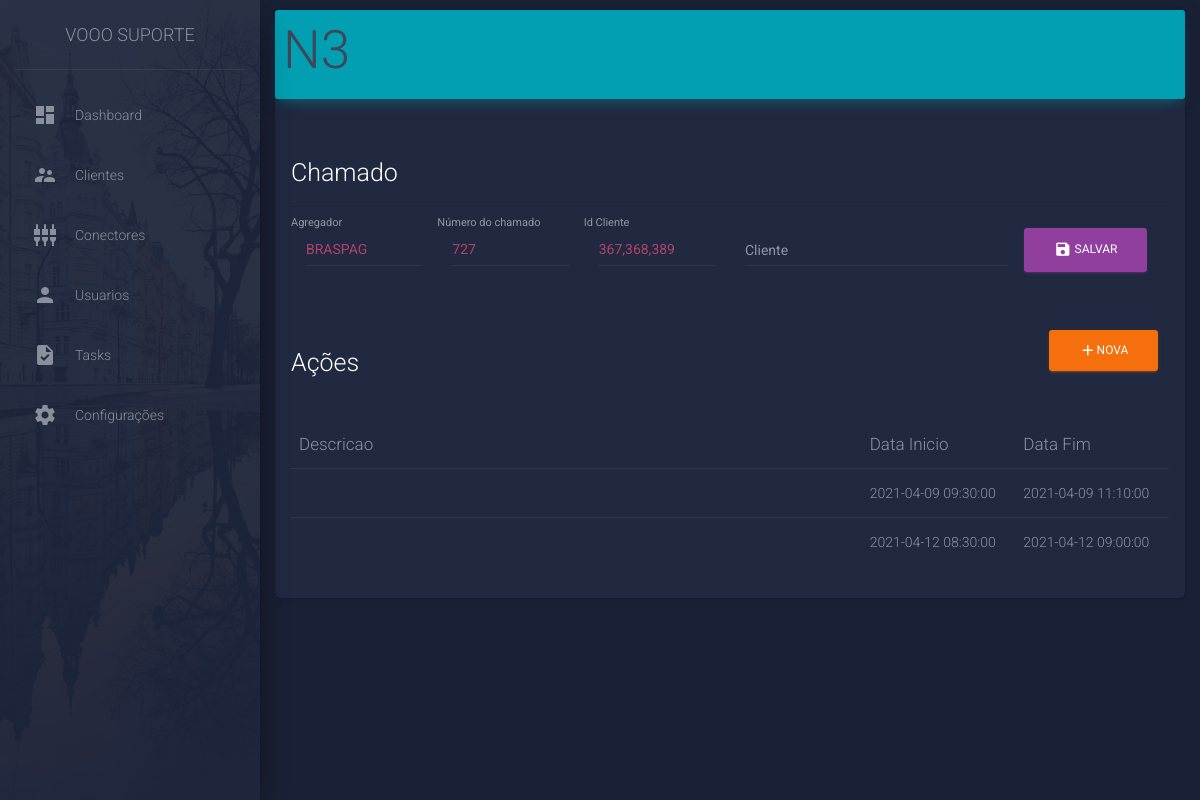
Page /task/24 on the earlier database version.
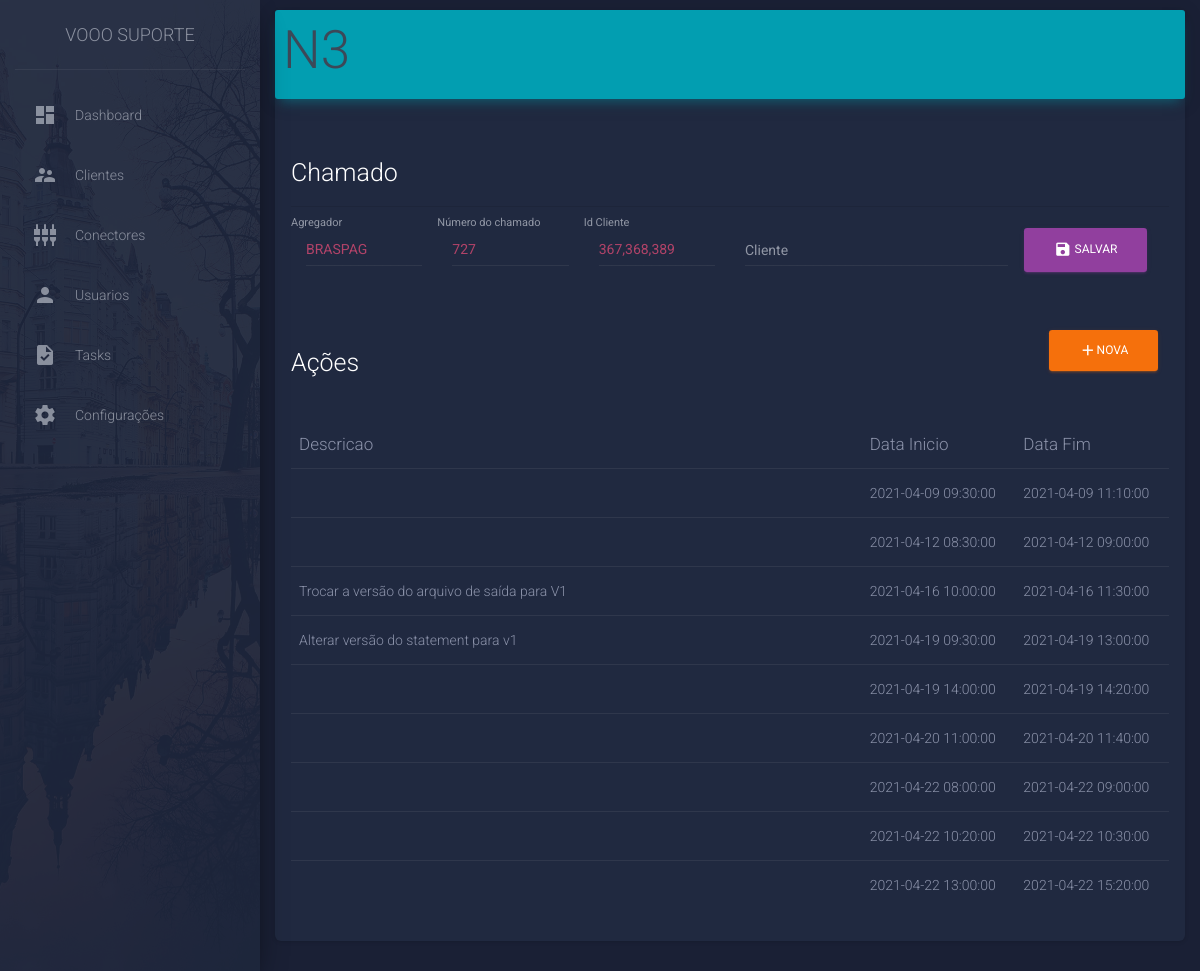
Same page on the later database version.
### model/ModelSqlite.py (models this page shows, shortened)
class TaskType(db.Model):
    __tablename__ = 'tasktype'
    id = Column(INTEGER, primary_key=True)
    name = Column(String, nullable=False, default='')

class Order(db.Model):
    __tablename__ = 'order'
    id = Column(INTEGER, primary_key=True)
    number = Column(INTEGER, nullable=False, default='0')
    client_name = Column(String)
    client_id = Column(String)
    aggregator = Column(String)

class Action(db.Model):
    __tablename__ = 'action'
    id = Column(INTEGER, primary_key=True)
    description = Column(String, nullable=False, default='')
    init = Column(DATETIME, default=datetime.now())
    finish = Column(DATETIME, nullable=True)
    finished = Column(BOOLEAN, nullable=False, default=False)
    task_id = Column(INTEGER, ForeignKey('task.id'))

### __main__.py (the view)
@app.route('/task/<int:id>')
def task(id: int):
    task = taskDao.load_by_id(id)
    if not task:
        return render_template(locate_html('error'), msg='Tarefa não encontrada')
    is_n3 = task.task_type.name == "N3"
    task.running = any([not action.finished for action in task.actions])
    return render_template(locate_html('task'), task=task, isN3=is_n3)

### __main__.py (called while the page is built)
def locate_html(page: str) -> str:
    return f'pages/{page}.html'

### model/TaskDao.py (called while the page is built)
def load_by_id(id: int):
    return Task.query.filter(Task.id == id).first()

### template/pages/task.html (shortened to what this page needs)
{% extends "layout/layout.html" %}
{% block content %}
<nav class="navbar navbar-light bg-info">
  <p class="h1 title pl-2">{{task.task_type.name}}</p>
</nav>
<div class="p-3">
  {% if isN3 %}
  <div>
    <p class="h3 text-white">Chamado
      <hr>
    </p>
    <form class="row" action="/addOrder/" method="POST">
      <div class="form-group col-2">
        <label for="aggregator" class="bmd-label-floating">Agregador</label>
        <input type="text" class="form-control" id="aggregator" name="aggregator" value="{{task.order.aggregator}}">
      </div>
      <div class="form-group col-2">
        <label for="orderNumber" class="bmd-label-floating">Número do chamado</label>
        <input type="number" class="form-control" id="orderNumber" name="orderNumber" value="{{task.order.number}}">
      </div>
      <div class="form-group col-2">
        <label for="clientId" class="bmd-label-floating">Id Cliente</label>
        <input type="text" class="form-control" id="clientId" name="clientId" value="{{task.order.client_id}}">
      </div>
      <div class="form-group col-4">
        <label for="clientName" class="bmd-label-floating">Cliente</label>
        <input type="text" class="form-control" id="clientName" name="clientName" value="{{task.order.client_name}}">
      </div>
      <button type="submit" class="btn btn-primary"> <i class="material-icons">save</i> Salvar </button>
    </form>
  </div>
  {% endif %}
  <div class="mt-5">
    <div class="row">
      <div class="col-10 h3 text-white">Ações </div>
      <div class="col">
        {% if task.running %}
        <button type="button" class="btn btn-success" data-toggle="modal" data-target="#modalFinalize"
          aria-expanded="false" aria-controls="formAction" onclick="setNow()">
          <i class="material-icons">thumb_up</i>Finalizar
        </button>
        {% else %}
        <button type="button" class="btn btn-warning" data-toggle="modal" data-target="#modalNewAction"
          aria-expanded="false" aria-controls="formAction" onclick="setNow()">
          <i class="material-icons">add</i>Nova
        </button>
        {% endif %}
      </div>
    </div>
    <table class="table">
      <thead class=" text-primary">
        <th>Descricao</th>
        <th>Data Inicio</th>
        <th>Data Fim</th>
      </thead>
      <tbody>
        {% for action in task.actions %}
        <tr>
          <td style="width: 65%;">{{ action.description }}</td>
          <td>{{ action.init }}</td>
          <td> {{action.finish if action.finish}} </td>
        </tr>
        {% endfor %}
      </tbody>
  </div>
</div>
{% endblock %}

### template/layout/layout.html (shortened to what this page needs)
<!DOCTYPE html>
<html lang="pt-br">
<head>
  <link rel="stylesheet" href="https://maxcdn.bootstrapcdn.com/font-awesome/latest/css/font-awesome.min.css">
  <link href="{{url_for('static', filename='assets/css/material-dashboard.css')}}" rel="stylesheet" />
  <link href="{{ url_for('static', filename='assets/demo/demo.css') }}" rel="stylesheet" />
</head>
<body class="dark-edition">
  <div class="wrapper ">
    <div class="sidebar" data-color="purple" data-background-color="black" data-image="{{ url_for('static', filename='assets/img/sidebar-2.jpg')}}">
      <div class="logo"><a href="http://www.creative-tim.com" class="simple-text logo-normal">
          Vooo Suporte
        </a></div>
      <div class="sidebar-wrapper">
        <ul class="nav">
          <li class="nav-item  ">
            <a class="nav-link" href="/dashboard">
              <i class="material-icons">dashboard</i>
              <p>Dashboard</p>
            </a>
          </li>
          <li class="nav-item ">
            <a class="nav-link" href="/clientes">
              <i class="material-icons">supervisor_account</i>
              <p>Clientes</p>
            </a>
          </li>
          <li class="nav-item ">
            <a class="nav-link" href="/conectores">
              <i class="material-icons">settings_input_component</i>
              <p>Conectores</p>
            </a>
          </li>
          <li class="nav-item  ">
            <a class="nav-link" href="/usuarios">
              <i class="material-icons">person</i>
              <p>Usuarios</p>
            </a>
          </li>
          <li class="nav-item  ">
            <a class="nav-link" href="/tasks">
              <i class="material-icons">task</i>
              <p>Tasks</p>
            </a>
          </li>
          <li class="nav-item  ">
            <a class="nav-link" href="/settings">
              <i class="material-icons">settings</i>
              <p>Configurações</p>
            </a>
        </ul>
      </div>
    </div>
    <div class="main-panel">
        <div class="container-fluid">
          <div class="card">
          {% block content %}{% endblock %}</div>
          </div>
      </div>
  </div>
      <footer class="footer">
      </footer>
</body>
</html>

Differences in the rows shown:
added Action: description "Trocar a versão do arquivo de saída para V1", init "2021-04-16 10:00:00", finish "2021-04-16 11:30:00"
added Action: description "Alterar versão do statement para v1", init "2021-04-19 09:30:00", finish "2021-04-19 13:00:00"
added Action: init "2021-04-19 14:00:00", finish "2021-04-19 14:20:00"
added Action: init "2021-04-20 11:00:00", finish "2021-04-20 11:40:00"
added Action: init "2021-04-22 08:00:00", finish "2021-04-22 09:00:00"
added Action: init "2021-04-22 10:20:00", finish "2021-04-22 10:30:00"
added Action: init "2021-04-22 13:00:00", finish "2021-04-22 15:20:00"
